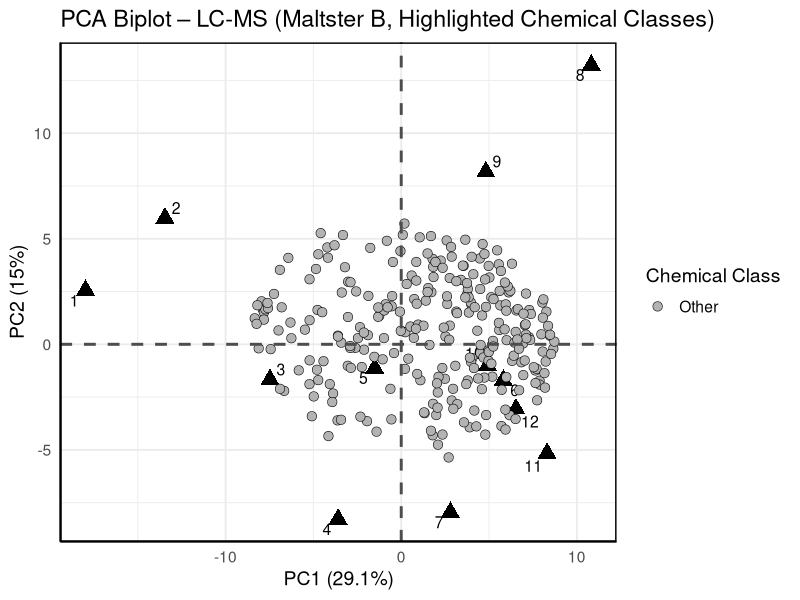

Write R code to recreate this figure.
# Load libraries
library(tidyverse)
library(ggrepel)

# Load LC-MS data
lcms_data <- read_csv("LCMS_ONLY_03282925.csv")

# Filter to Maltster B
malt_b <- lcms_data %>%
  filter(Origin == "Maltster B")

# Split metadata and metabolites
meta_b <- malt_b %>%
  select(ID, Variety, Origin, Month)

mets_b <- malt_b %>%
  select(-ID, -Variety, -Origin, -Month)

# PCA
pca_res <- prcomp(mets_b, scale. = TRUE)

# Scores
scores <- as.data.frame(pca_res$x) %>%
  bind_cols(meta_b)

# Loadings
loadings <- as.data.frame(pca_res$rotation)
loadings$metabolite <- rownames(loadings)

# 🧼 Clean metabolite names by removing ".1", ".2", etc.
loadings <- loadings %>%
  mutate(class = str_replace(metabolite, "\\.\\d+$", ""))

# 🎯 Define classes to highlight
highlight_classes <- c(
  "Dipeptides", "Phytoceramides", "Fatty acid esters",
  "Tocotrienols", "Indoles", "Lineolic acids and derivatives"
)

# Group everything else as "Other"
loadings <- loadings %>%
  mutate(class_group = if_else(class %in% highlight_classes, class, "Other"))

# Scale loadings using eigenvalues
eigvals <- pca_res$sdev^2
loadings <- loadings %>%
  mutate(
    PC1_scaled = PC1 * eigvals[1],
    PC2_scaled = PC2 * eigvals[2]
  )

# 🎨 Color palette
class_colors <- c(
  "Dipeptides" = "steelblue",
  "Phytoceramides" = "darkgreen",
  "Fatty acid esters" = "firebrick",
  "Tocotrienols" = "goldenrod",
  "Indoles" = "purple",
  "Lineolic acids and derivatives" = "darkorange",
  "Other" = "gray70"
)

# Plot
ggplot() +
  geom_point(data = scores, aes(x = PC1, y = PC2), shape = 17, color = "black", size = 4, stroke = 1.2) +
  geom_text_repel(data = scores, aes(x = PC1, y = PC2, label = Month), size = 4, color = "black", max.overlaps = Inf) +
  
  geom_point(data = loadings, aes(x = PC1_scaled, y = PC2_scaled, fill = class_group),
             shape = 21, color = "black", size = 3, stroke = 0.3) +
  
  geom_hline(yintercept = 0, linewidth = 1, color = "gray30", linetype = "dashed") +
  geom_vline(xintercept = 0, linewidth = 1, color = "gray30", linetype = "dashed") +
  
  labs(
    title = "PCA Biplot – LC-MS (Maltster B, Highlighted Chemical Classes)",
    x = paste0("PC1 (", round(summary(pca_res)$importance[2,1] * 100, 1), "%)"),
    y = paste0("PC2 (", round(summary(pca_res)$importance[2,2] * 100, 1), "%)"),
    fill = "Chemical Class"
  ) +
  scale_fill_manual(values = class_colors) +
  theme_minimal(base_size = 14) +
  theme(
    panel.border = element_rect(color = "black", fill = NA, linewidth = 1),
    axis.line = element_line(color = "black"),
    legend.position = "right"
  )

